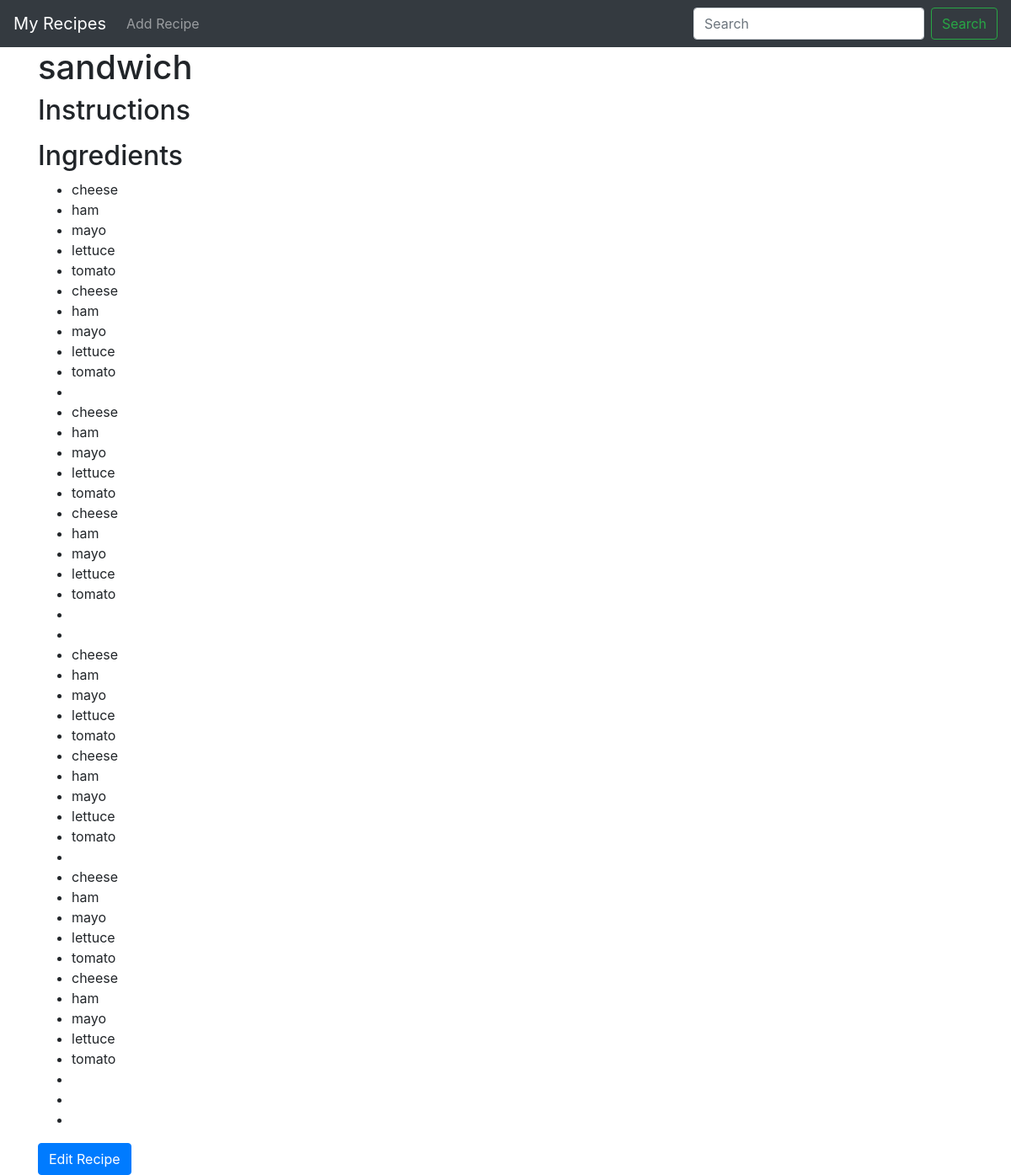
/recipes/1, run on the app's committed database.
### app.py (models this page shows)
class Recipe(db.Model):
    id = db.Column(db.Integer, primary_key=True)
    name = db.Column(db.String(100), nullable=False)
    instructions = db.Column(db.Text, nullable=False)
    image_file = db.Column(db.String(20), nullable=True, default='default.jpg')

class Ingredient(db.Model):
    id = db.Column(db.Integer, primary_key=True)
    name = db.Column(db.String(100), nullable=False)
    recipe_id = db.Column(db.Integer, db.ForeignKey('recipe.id'), nullable=False)

### app.py (the view)
@app.route('/recipes/<int:recipe_id>', methods=['GET'])
def recipe(recipe_id):
    image_file = url_for('static', filename=f'recipe_pics/{Recipe.image_file}')
    recipe = Recipe.query.get_or_404(recipe_id)
    ingredients = Ingredient.query.filter_by(recipe_id=recipe_id).all()
    return render_template('recipe.html', recipe=recipe, ingredients=ingredients, title=recipe.name)

### templates/recipe.html (shortened to what this page needs)
{% extends "layout.html" %}
{% block content %}
<div class="content-section">
  <h1>{{ recipe.name }}</h1>
  <h2>Instructions</h2>
  <h2>Ingredients</h2>
  <ul>
    {% for ingredient in ingredients %}
    <li>{{ ingredient.name }}</li>
    {% endfor %}
  </ul>
</div>
<a href="{{ url_for('edit_recipe', recipe_id=recipe.id) }}" class="btn btn-primary">Edit Recipe</a>
{% endblock %}

### data on the page
Recipe: name "sandwich"
Ingredient: name "cheese"
Ingredient: name "ham"
Ingredient: name "mayo"
Ingredient: name "lettuce"
Ingredient: name "tomato"
Ingredient: name "cheese"
Ingredient: name "ham"
Ingredient: name "mayo"
Ingredient: name "lettuce"
Ingredient: name "tomato"
Ingredient: name "cheese"
Ingredient: name "ham"
Ingredient: name "mayo"
Ingredient: name "lettuce"
Ingredient: name "tomato"
Ingredient: name "cheese"
Ingredient: name "ham"
Ingredient: name "mayo"
Ingredient: name "lettuce"
Ingredient: name "tomato"
Ingredient: name "cheese"
Ingredient: name "ham"
Ingredient: name "mayo"
Ingredient: name "lettuce"
Ingredient: name "tomato"
Ingredient: name "cheese"
Ingredient: name "ham"
Ingredient: name "mayo"
Ingredient: name "lettuce"
Ingredient: name "tomato"
Ingredient: name "cheese"
Ingredient: name "ham"
Ingredient: name "mayo"
Ingredient: name "lettuce"
Ingredient: name "tomato"
Ingredient: name "cheese"
Ingredient: name "ham"
Ingredient: name "mayo"
Ingredient: name "lettuce"
Ingredient: name "tomato"
